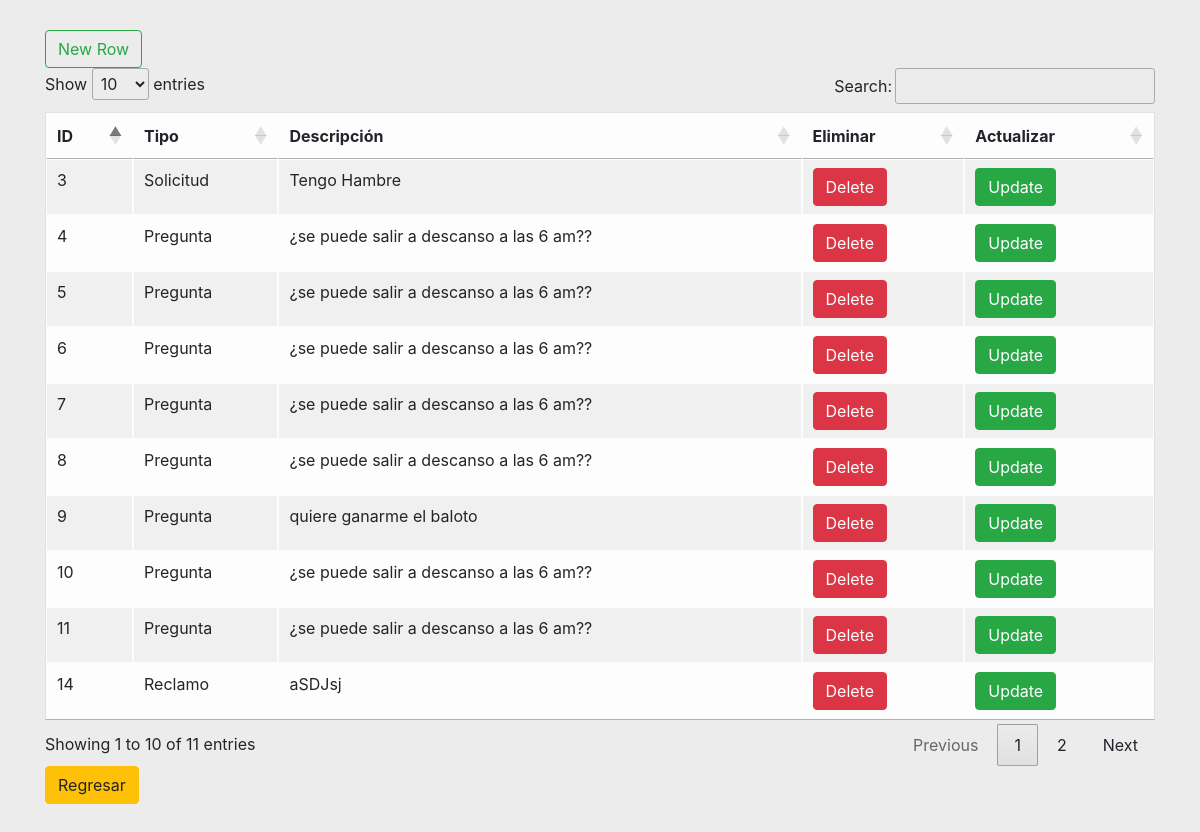
Screenshot of /viewss/Novedades.php with the database file from the repository.
### tables this page shows
CREATE TABLE `novedad` (
  `novedadID` int(20) NOT NULL,
  `tipo` varchar(20) DEFAULT NULL,
  `descipcion` text DEFAULT NULL
);

### modelos/classNovedad.php (called while the page is built, shortened)
<?php
class Novedades {
public function consultarNove() {
    $coneccion = connect();
    $sql = "SELECT * FROM novedad";
    $consulta = $coneccion -> prepare($sql);
    $consulta -> execute();
    return $consulta;
}
}
?>

### viewss/Novedades.php (the view, shortened to what this page needs)
<!DOCTYPE html>
<html lang="es">
<head>
    <link rel="stylesheet" href="../publicc/diseño.css">
    <link rel="stylesheet" href="https://cdn.jsdelivr.net/npm/bootstrap@4.6.2/dist/css/bootstrap.min.css">
   <link rel="stylesheet" type="text/css" href="https://cdn.datatables.net/1.12.1/css/jquery.dataTables.css">
</head>
<body>
<?php
require("../modelos/classNovedad.php");
$newNove = new Novedades;
$datos = $newNove -> consultarNove();
?>
<div id="cont" class="container-xl">
<form action="../controls/controladorNov.php" method="post">
<input name="BTNnewNov" value="New Row" type="submit" class="btn btn-outline-success">
</form>
<table id="tablita2" class="table table-light table-striped table-bordered table-hover ">
        <thead >
            <tr>
                <th>ID</th>
                <th>Tipo</th>
                <th>Descripción</th>
                <th>Eliminar</th>
                <th>Actualizar</th>
            </tr>
        </thead>
        <tbody>
        <?php
while($data = $datos ->fetch(PDO::FETCH_ASSOC)) {
?>
            <tr>
                <td><?=$data["novedadID"]?></td>
                <td ><?=$data["tipo"]?></td>
                <td><?=$data["descipcion"]?></td>
                <td >
                    <input class="btn btn btn-danger" onclick="alerta(<?=$data['novedadID']?>)" name="borrarNov" type="submit" value="Delete">
                </td>
                <td><form action="../controls/controladorNov.php?id=<?=$data['novedadID']?>" method="POST">
                    <input class="btn btn btn-success" name="actuNov" type="submit" value="Update">
                    </form></td>
            </tr>
<?php
} ?>
        </tbody>
    </table>
    <a class="btn btn-warning" href="../index.php">Regresar</a>
    </div>
</body>
</html>

### publicc/diseño.css (style rules this page uses)
* { margin: 0; padding: 0; box-sizing: border-box; }
body { background-color: #e8dfca; }
#cont { margin-top: 30px; margin-bottom: 30px; }

### viewss/Novedades.php (style rules this page uses)
body { background-color: #ECECEC; }

### rows the page displays
novedad: novedadID "3", tipo "Solicitud", descipcion "Tengo Hambre"
novedad: novedadID "4", tipo "Pregunta", descipcion "¿se puede salir a descanso a las 6 am??"
novedad: novedadID "5", tipo "Pregunta", descipcion "¿se puede salir a descanso a las 6 am??"
novedad: novedadID "6", tipo "Pregunta", descipcion "¿se puede salir a descanso a las 6 am??"
novedad: novedadID "7", tipo "Pregunta", descipcion "¿se puede salir a descanso a las 6 am??"
novedad: novedadID "8", tipo "Pregunta", descipcion "¿se puede salir a descanso a las 6 am??"
novedad: novedadID "9", tipo "Pregunta", descipcion "quiere ganarme el baloto"
novedad: novedadID "10", tipo "Pregunta", descipcion "¿se puede salir a descanso a las 6 am??"
novedad: novedadID "11", tipo "Pregunta", descipcion "¿se puede salir a descanso a las 6 am??"
novedad: novedadID "14", tipo "Reclamo", descipcion "aSDJsj"
